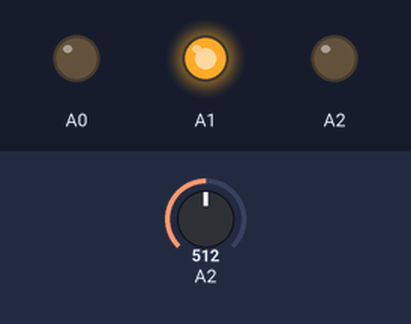
Bench run of a sketch on a simulated Arduino Uno, built with avr-gcc and run on an emulated ATmega328P. Shown: output pins drawn as LEDs (lit = HIGH). The inputs (shaded band) are chosen by the test bench; at power-on: A2 = 512. What the sketch prints to the serial monitor is not drawn.

Above: at 0.1 s.
Timing chart, 0 to 1.6 s (numbered marks = the images above):
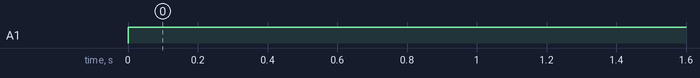

The sketch:

arduino_interface.ino
```cpp
void setup() {
  pinMode(A0, OUTPUT);
  pinMode(A1, OUTPUT);
  pinMode(A2, OUTPUT);
  Serial.begin(9600);

}

void loop() {
  digitalWrite(A0, LOW);
  digitalWrite(A1, HIGH);
  int sensor = analogRead(A2);
  if (sensor > 30) {
    Serial.write(1);
    delay(250);
  }
}
```

Measured:
- by itself, A1: LOW → HIGH at 0.00 s
